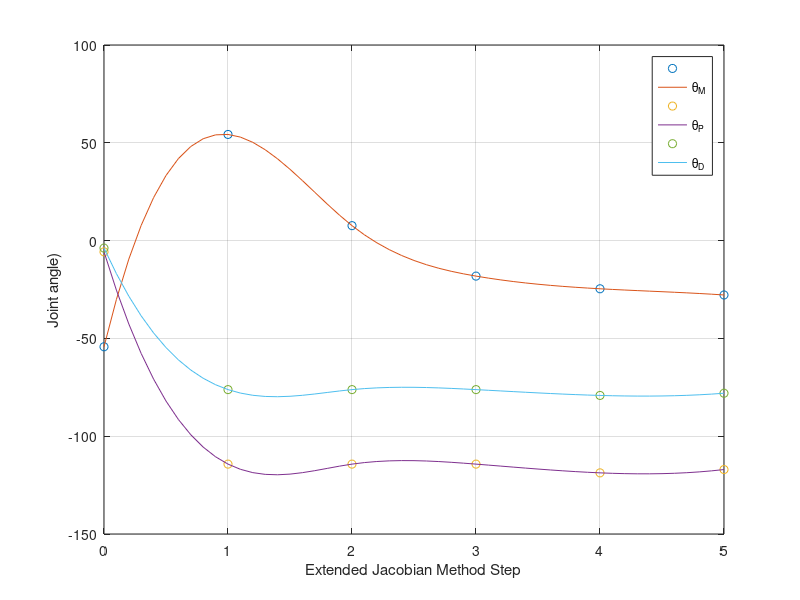

The MATLAB source for this figure:
clear
clc

X = 0:1:5;

Y = [-54.2704 ...
54.27042 ...
7.644603 ...
-18.14925 ...
-24.62768 ...
-27.79146];

xx=0:0.1:5;

yy=spline(X,Y,xx);

plot(X,Y,'o',xx,yy); hold on;


Y2 = [ -5.72958 ...
-114.2704 ...
-114.2704 ...
-114.2704 ...
-118.7377 ...
-117.0466 ];

yy2=spline(X,Y2,xx);

plot(X,Y2,'o',xx,yy2); hold on;

Y3 = [ -3.81972...
-76.18028...
-76.18028...
-76.18028...
-79.1585...
-78.03107 ];

yy3=spline(X,Y3,xx);

plot(X,Y3,'o',xx,yy3); hold on;

% Z = [ 57.7821 ...
% 28.72563 ...
% 12.98865 ...
% 3.502441 ...
% 1.839357 ...
% 0.0838547 ...
% 0 0 0 0 0 0];

% plot(X,Y,'b'); hold on
% plot(X,Z,'r'); 
xlabel('Extended Jacobian Method Step');
ylabel('Joint angle)');
grid on;
legend('','\theta_M','','\theta_P','','\theta_D');
%title('The distance of each step in two solvers');

% for x = -1:0.1:1
%     dRadian1 = x;
%     yV1 = vpa(subs(y1));
%     yV2 = vpa(subs(y2));
%     plot(dRadian1,y1,'go',dRadian1,y2,'b--o');
%     %plot(dRadian1,yV2);
% end
